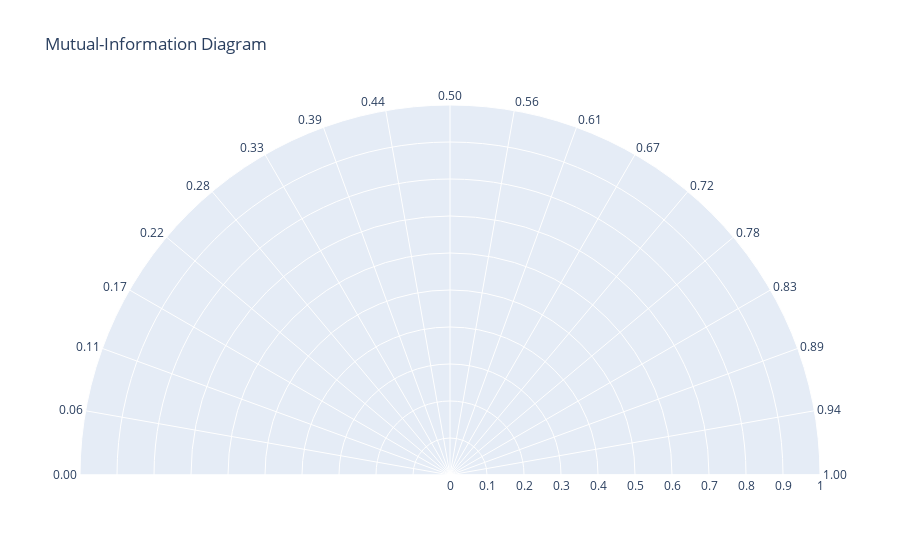

The code cell stored with this chart in its notebook:
### Code cell
# range_r is adaptable to the data (entropy between models)

# TODO: Create a synthetic dataset and plot the models on the diagram
# Check if everything works correctly

chart_base = px.scatter_polar(
    range_r=[0, 1],
    title='Mutual-Information Diagram',
    
)

list_angular_ticks = [i for i in range(-360, -170, 10)]
list_angular_labels = ["{:.2f}".format(i)
                       for i in np.linspace(0, 1, len(list_angular_ticks))]

chart_base.update_layout(
    polar = dict(
        sector = [0, 180],
        angularaxis = dict(
            thetaunit = "degrees",
            #dtick = 45,
            rotation=180,
            direction = "clockwise",
            tickmode="array",
            tickvals=list_angular_ticks,
            ticktext=list_angular_labels
            )
    ),
    height=600
)

chart_base.show()

### Figure 1 — Plotly figure (JSON) as saved in the notebook; plotly's stock layout.template omitted (floating-point values rounded to 4 significant figures)
{"data": [{"hovertemplate": "<extra></extra>", "legendgroup": "", "marker": {"color": "#636efa", "symbol": "circle"}, "mode": "markers", "name": "", "showlegend": false, "subplot": "polar", "type": "scatterpolar"}], "layout": {"autosize": true, "legend": {"tracegroupgap": 0}, "polar": {"angularaxis": {"direction": "clockwise", "rotation": -180, "thetaunit": "degrees", "tickmode": "array", "ticktext": ["0.00", "0.06", "0.11", "0.17", "0.22", "0.28", "0.33", "0.39", "0.44", "0.50", "0.56", "0.61", "0.67", "0.72", "0.78", "0.83", "0.89", "0.94", "1.00"], "tickvals": [-360, -350, -340, -330, -320, -310, -300, -290, -280, -270, -260, -250, -240, -230, -220, -210, -200, -190, -180]}, "domain": {"x": [0, 1], "y": [0, 1]}, "radialaxis": {"autorange": false, "range": [0, 1]}, "sector": [0, 180]}, "title": {"text": "Mutual-Information Diagram"}}}
